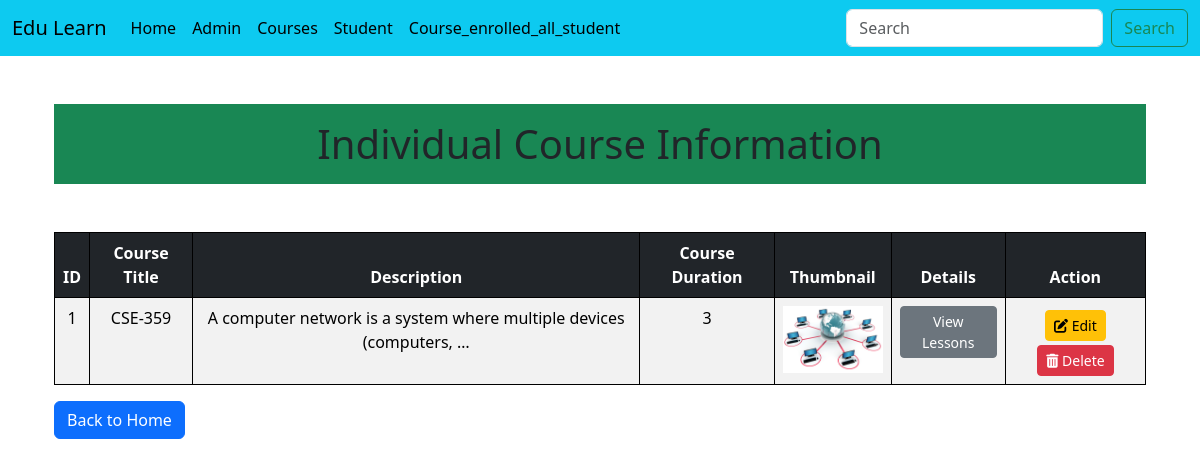
The page /courses/individual_course_details/1 on the database its author committed.
### Courses/models.py (models this page shows, shortened)
class Courses(models.Model):
    title = models.CharField(max_length=200)
    description = models.TextField()
    duration = models.IntegerField(help_text="Duration in hours")
    thumbnail = models.ImageField(upload_to='course_thumbnail/',null=True,blank=True)

### Courses/views.py (the view)
# urls.py: path('individual_course_details/<int:id>',views.individual_course_details,name='individual_course_details'),
def individual_course_details(request, id):
    course = get_object_or_404(Courses, id=id)
    return render(request, "Courses/individual_course_details.html", {'course': course})

### templates/Courses/individual_course_details.html (shortened to what this page needs)
{% extends "Courses/base.html" %}
{% block content %}
<div class="container">
    <h1 class="text-center my-5 py-3 bg-success">Individual Course Information</h1>
    <table class="table table-striped">
        <thead>
            <tr class="table-dark">
                <th>ID</th>
                <th>Course Title</th>
                <th>Description</th>
                <th>Course Duration</th>
                <th>Thumbnail</th>
                <th>Details</th>
                <th>Action</th>
            </tr>
        </thead>
        <tbody>
            <tr>
                <td>{{ course.id }}</td>
                <td>{{ course.title }}</td>
                <td>{{ course.description|truncatewords:10 }}</td>
                <td>{{ course.duration }}</td>
                <td>
                    {% if course.thumbnail %}
                        <img src="{{ course.thumbnail.url }}" alt="{{ course.title }}" width="100">
                    {% else %}
                        <span class="text-muted">No Image</span>
                    {% endif %}
                </td>
                <td> <a href="{% url 'coursedetails' course.id %}" class="btn btn-secondary btn-sm">View
                    Lessons</a></td>
                    <td>
                        <a href="{% url 'course_update' course.id %}" class="btn btn-warning btn-sm my-1">
                            <i class="fas fa-edit"></i> Edit
                        </a>
                        <form action="{% url 'course_delete' course.id %}"  class="d-inline">
                            <button type="submit" class="btn btn-danger btn-sm" >
                                <i class="fas fa-trash-alt"></i> Delete
                            </button>
                        </form>
                    </td>
            </tr>
        </tbody>
    </table>
    <a href="{% url 'course_list' %}" class="btn btn-primary">Back to Home</a>
</div>
{% endblock content %}

### templates/Courses/base.html (style rules this page uses)
table, th, td { border: 1px solid black; }
th, td { text-align: center; }

### rows shown on the page
Courses: id "1", title "CSE-359", description "A computer network is a system where multiple devices (computers, …", duration "3", thumbnail (picture)
